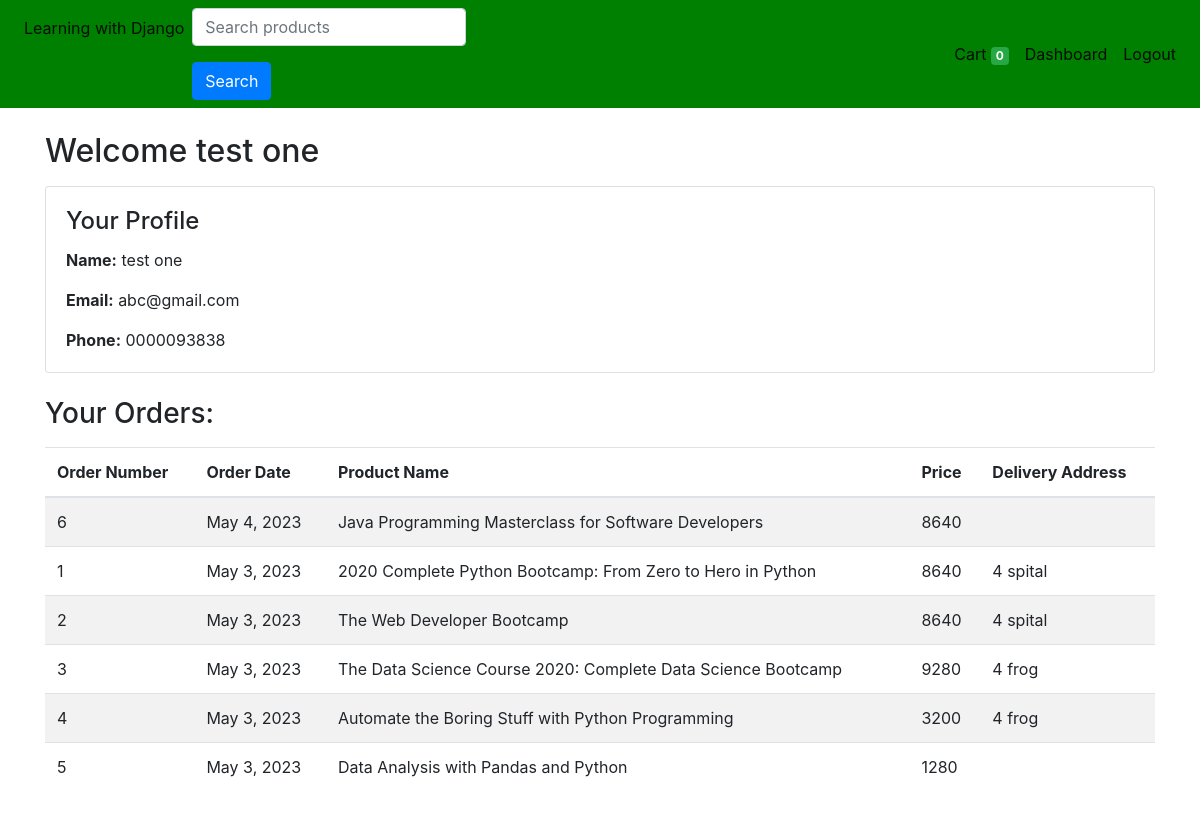
The page /user_dashboard (signed in) on the database as committed earlier.
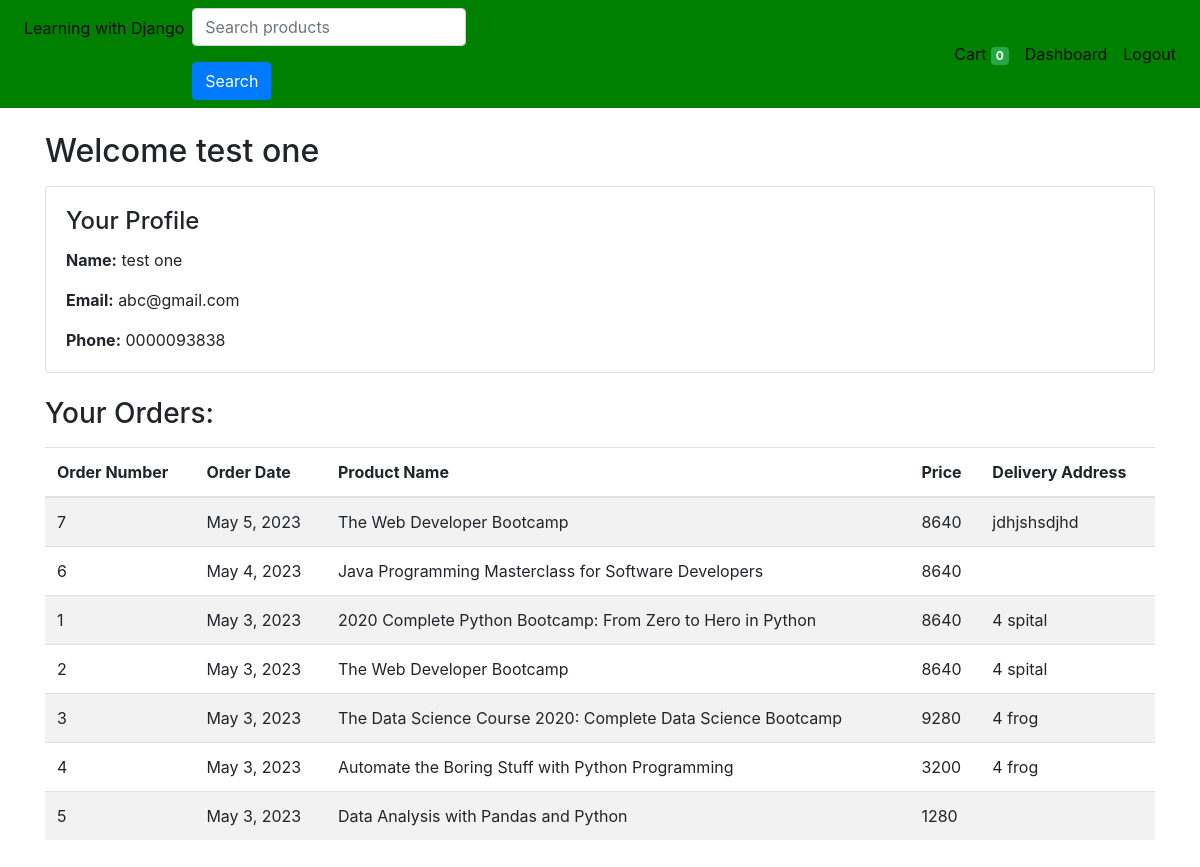
The same page on the database as committed later.
### store/models/orders.py (models this page shows, shortened)
class Order(models.Model):
    product = models.ForeignKey(Products,
                                on_delete=models.CASCADE)
    customer = models.ForeignKey(Customer,
                                 on_delete=models.CASCADE)
    quantity = models.IntegerField(default=1)
    price = models.IntegerField()
    address = models.CharField (max_length=50, default='', blank=True)
    phone = models.CharField (max_length=50, default='', blank=True)
    date = models.DateField (default=datetime.datetime.today)
    @staticmethod
    def get_orders_by_customer(customer_id):
        return Order.objects.filter(customer=customer_id).order_by('-date')

### store/models/product.py (models this page shows, shortened)
class Products(models.Model):
    title = models.CharField(max_length=60)
    price_detail_amount= models.IntegerField(default=0)
    url= models.CharField(max_length=250, default='', blank=True, null= True)

### store/views/dashboard.py (the view)
# urls.py: path('user_dashboard', user_dashboard, name='user_dashboard'),
def user_dashboard(request):
    customer = Customer.objects.get(id=request.session['customer'])
    orders = Order.get_orders_by_customer(customer.id)
    context = {'customer': customer, 'orders': orders}
    return render(request, 'user_dashboard.html', context)

### store/templates/user_dashboard.html
{% extends 'base.html' %}
{% block content %}
  <div class="container mt-4">
    <h2 class="mb-3">Welcome {{ customer.first_name }} {{ customer.last_name }}</h2>
    <div class="card mb-4">
      <div class="card-body">
        <h4 class="card-title">Your Profile</h4>
        <p class="card-text"><strong>Name:</strong> {{ customer.first_name }} {{ customer.last_name }}</p>
        <p class="card-text"><strong>Email:</strong> {{ customer.email }}</p>
        <p class="card-text"><strong>Phone:</strong> {{ customer.phone }}</p>
      </div>
    </div>
    <h3 class="mb-3">Your Orders:</h3>
    {% if orders %}
      <div class="table-responsive mb-4">
        <table class="table table-striped">
          <thead>
            <tr>
              <th>Order Number</th>
              <th>Order Date</th>
              <th>Product Name</th>
              <th>Price</th>
              <th>Delivery Address</th>
            </tr>
          </thead>
          <tbody>
            {% for order in orders %}
              <tr>
                <td>{{ order.id }}</td>
                <td>{{ order.date }}</td>
                <td>{{ order.product.title }}</td>
                <td>{{ order.price }}</td>
                <td>{{ order.address }}</td>
              </tr>
            {% endfor %}
          </tbody>
        </table>
      </div>
    {% else %}
      <p>You have no orders.</p>
    {% endif %}
  </div>
{% endblock %}

Rows that differ between the two databases and show on the page:
added Order: id "7", date "May 5, 2023", product "The Web Developer Bootcamp", price "8640", address "jdhjshsdjhd"
